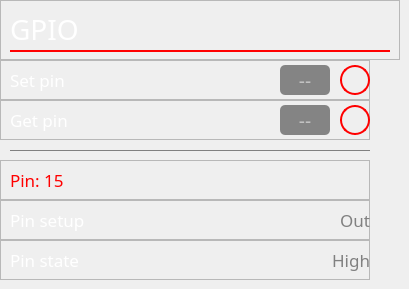
    <widget class="QWidget" name="page_gpio">
     <widget class="QFrame" name="p_gpio_title">
      <property name="geometry">
       <rect>
        <x>0</x>
        <y>0</y>
        <width>400</width>
        <height>60</height>
       </rect>
      </property>
      <property name="frameShape">
       <enum>QFrame::StyledPanel</enum>
      </property>
      <property name="frameShadow">
       <enum>QFrame::Raised</enum>
      </property>
      <widget class="QLabel" name="label_64">
       <property name="geometry">
        <rect>
         <x>10</x>
         <y>10</y>
         <width>380</width>
         <height>40</height>
        </rect>
       </property>
       <property name="font">
        <font>
         <family>Bahnschrift SemiLight</family>
         <pointsize>21</pointsize>
        </font>
       </property>
       <property name="styleSheet">
        <string notr="true">color:white;</string>
       </property>
       <property name="text">
        <string>GPIO</string>
       </property>
       <property name="alignment">
        <set>Qt::AlignLeading|Qt::AlignLeft|Qt::AlignTop</set>
       </property>
      </widget>
      <widget class="Line" name="line_21">
       <property name="geometry">
        <rect>
         <x>10</x>
         <y>50</y>
         <width>380</width>
         <height>2</height>
        </rect>
       </property>
       <property name="styleSheet">
        <string notr="true">background:red;
border:none;</string>
       </property>
       <property name="frameShadow">
        <enum>QFrame::Plain</enum>
       </property>
       <property name="orientation">
        <enum>Qt::Horizontal</enum>
       </property>
      </widget>
     </widget>
     <widget class="QFrame" name="p_gpio_setPin">
      <property name="geometry">
       <rect>
        <x>0</x>
        <y>60</y>
        <width>370</width>
        <height>40</height>
       </rect>
      </property>
      <property name="frameShape">
       <enum>QFrame::StyledPanel</enum>
      </property>
      <property name="frameShadow">
       <enum>QFrame::Raised</enum>
      </property>
      <widget class="QLineEdit" name="bearing_gpioSetInput">
       <property name="geometry">
        <rect>
         <x>280</x>
         <y>5</y>
         <width>50</width>
         <height>30</height>
        </rect>
       </property>
       <property name="font">
        <font>
         <family>Bahnschrift SemiLight</family>
         <pointsize>14</pointsize>
        </font>
       </property>
       <property name="styleSheet">
        <string notr="true">QLineEdit{
	border:none;
	color:white;
	background:rgba(57, 57, 57, 150);
	border-radius:5px;
}

QLineEdit:focus{
	
	
	border:1px solid rgb(97, 97, 97);
}</string>
       </property>
       <property name="maxLength">
        <number>3</number>
       </property>
       <property name="alignment">
        <set>Qt::AlignCenter</set>
       </property>
       <property name="placeholderText">
        <string>--</string>
       </property>
      </widget>
      <widget class="QLabel" name="label_65">
       <property name="geometry">
        <rect>
         <x>10</x>
         <y>5</y>
         <width>240</width>
         <height>30</height>
        </rect>
       </property>
       <property name="maximumSize">
        <size>
         <width>250</width>
         <height>16777215</height>
        </size>
       </property>
       <property name="font">
        <font>
         <family>Bahnschrift SemiLight</family>
         <pointsize>13</pointsize>
        </font>
       </property>
       <property name="styleSheet">
        <string notr="true">color:white;</string>
       </property>
       <property name="text">
        <string>Set pin</string>
       </property>
      </widget>
      <widget class="QPushButton" name="bearing_gpioSetButton">
       <property name="geometry">
        <rect>
         <x>340</x>
         <y>5</y>
         <width>30</width>
         <height>30</height>
        </rect>
       </property>
       <property name="styleSheet">
        <string notr="true">QPushButton{

	background:transparent;
	border:2px solid red;
	border-radius:15px;
}
QPushButton:pressed{
	background:red;
}</string>
       </property>
       <property name="text">
        <string/>
       </property>
       <property name="icon">
        <iconset resource="../../resources.qrc">
         <normaloff>:/icons_white/Resources/Icons/png-white/fi-rr-arrow-small-right.png</normaloff>:/icons_white/Resources/Icons/png-white/fi-rr-arrow-small-right.png</iconset>
       </property>
       <property name="iconSize">
        <size>
         <width>18</width>
         <height>18</height>
        </size>
       </property>
      </widget>
     </widget>
     <widget class="QFrame" name="p_gpio_setPin_2">
      <property name="geometry">
       <rect>
        <x>0</x>
        <y>100</y>
        <width>370</width>
        <height>40</height>
       </rect>
      </property>
      <property name="frameShape">
       <enum>QFrame::StyledPanel</enum>
      </property>
      <property name="frameShadow">
       <enum>QFrame::Raised</enum>
      </property>
      <widget class="QLineEdit" name="bearing_gpioGetInput">
       <property name="geometry">
        <rect>
         <x>280</x>
         <y>5</y>
         <width>50</width>
         <height>30</height>
        </rect>
       </property>
       <property name="font">
        <font>
         <family>Bahnschrift SemiLight</family>
         <pointsize>14</pointsize>
        </font>
       </property>
       <property name="styleSheet">
        <string notr="true">QLineEdit{
	border:none;
	color:white;
	background:rgba(57, 57, 57, 150);
	border-radius:5px;
}

QLineEdit:focus{
	
	
	border:1px solid rgb(97, 97, 97);
}</string>
       </property>
       <property name="maxLength">
        <number>3</number>
       </property>
       <property name="alignment">
        <set>Qt::AlignCenter</set>
       </property>
       <property name="placeholderText">
        <string>--</string>
       </property>
      </widget>
      <widget class="QLabel" name="label_66">
       <property name="geometry">
        <rect>
         <x>10</x>
         <y>5</y>
         <width>240</width>
         <height>30</height>
        </rect>
       </property>
       <property name="maximumSize">
        <size>
         <width>250</width>
         <height>16777215</height>
        </size>
       </property>
       <property name="font">
        <font>
         <family>Bahnschrift SemiLight</family>
         <pointsize>13</pointsize>
        </font>
       </property>
       <property name="styleSheet">
        <string notr="true">color:white;</string>
       </property>
       <property name="text">
        <string>Get pin</string>
       </property>
      </widget>
      <widget class="QPushButton" name="bearing_gpioGetButton">
       <property name="geometry">
        <rect>
         <x>340</x>
         <y>5</y>
         <width>30</width>
         <height>30</height>
        </rect>
       </property>
       <property name="styleSheet">
        <string notr="true">QPushButton{

	background:transparent;
	border:2px solid red;
	border-radius:15px;
}
QPushButton:pressed{
	background:red;
}</string>
       </property>
       <property name="text">
        <string/>
       </property>
       <property name="icon">
        <iconset resource="../../resources.qrc">
         <normaloff>:/icons_white/Resources/Icons/png-white/fi-rr-arrow-small-right.png</normaloff>:/icons_white/Resources/Icons/png-white/fi-rr-arrow-small-right.png</iconset>
       </property>
       <property name="iconSize">
        <size>
         <width>18</width>
         <height>18</height>
        </size>
       </property>
      </widget>
     </widget>
     <widget class="QFrame" name="frame_8">
      <property name="geometry">
       <rect>
        <x>0</x>
        <y>140</y>
        <width>370</width>
        <height>20</height>
       </rect>
      </property>
      <widget class="Line" name="line_3">
       <property name="geometry">
        <rect>
         <x>10</x>
         <y>10</y>
         <width>360</width>
         <height>1</height>
        </rect>
       </property>
       <property name="styleSheet">
        <string notr="true">border:none;
background:gray;</string>
       </property>
       <property name="frameShadow">
        <enum>QFrame::Plain</enum>
       </property>
       <property name="orientation">
        <enum>Qt::Horizontal</enum>
       </property>
      </widget>
     </widget>
     <widget class="QFrame" name="frame_9">
      <property name="geometry">
       <rect>
        <x>0</x>
        <y>200</y>
        <width>370</width>
        <height>40</height>
       </rect>
      </property>
      <property name="frameShape">
       <enum>QFrame::StyledPanel</enum>
      </property>
      <property name="frameShadow">
       <enum>QFrame::Raised</enum>
      </property>
      <widget class="QLabel" name="label_10">
       <property name="geometry">
        <rect>
         <x>10</x>
         <y>0</y>
         <width>190</width>
         <height>40</height>
        </rect>
       </property>
       <property name="font">
        <font>
         <family>Bahnschrift SemiLight</family>
         <pointsize>13</pointsize>
        </font>
       </property>
       <property name="styleSheet">
        <string notr="true">QLabel{
	color:white;
}</string>
       </property>
       <property name="text">
        <string>Pin setup</string>
       </property>
      </widget>
      <widget class="QLabel" name="label_12">
       <property name="geometry">
        <rect>
         <x>190</x>
         <y>0</y>
         <width>180</width>
         <height>40</height>
        </rect>
       </property>
       <property name="font">
        <font>
         <family>Bahnschrift SemiLight</family>
         <pointsize>13</pointsize>
        </font>
       </property>
       <property name="styleSheet">
        <string notr="true">QLabel{
	color:gray;
}</string>
       </property>
       <property name="text">
        <string>Out</string>
       </property>
       <property name="alignment">
        <set>Qt::AlignRight|Qt::AlignTrailing|Qt::AlignVCenter</set>
       </property>
      </widget>
     </widget>
     <widget class="QFrame" name="frame_22">
      <property name="geometry">
       <rect>
        <x>0</x>
        <y>240</y>
        <width>370</width>
        <height>40</height>
       </rect>
      </property>
      <property name="frameShape">
       <enum>QFrame::StyledPanel</enum>
      </property>
      <property name="frameShadow">
       <enum>QFrame::Raised</enum>
      </property>
      <widget class="QLabel" name="label_15">
       <property name="geometry">
        <rect>
         <x>10</x>
         <y>0</y>
         <width>190</width>
         <height>40</height>
        </rect>
       </property>
       <property name="font">
        <font>
         <family>Bahnschrift SemiLight</family>
         <pointsize>13</pointsize>
        </font>
       </property>
       <property name="styleSheet">
        <string notr="true">QLabel{
	color:white;
}</string>
       </property>
       <property name="text">
        <string>Pin state</string>
       </property>
      </widget>
      <widget class="QLabel" name="label_16">
       <property name="geometry">
        <rect>
         <x>190</x>
         <y>0</y>
         <width>180</width>
         <height>40</height>
        </rect>
       </property>
       <property name="font">
        <font>
         <family>Bahnschrift SemiLight</family>
         <pointsize>13</pointsize>
        </font>
       </property>
       <property name="styleSheet">
        <string notr="true">QLabel{
	color:gray;
}</string>
       </property>
       <property name="text">
        <string>High</string>
       </property>
       <property name="alignment">
        <set>Qt::AlignRight|Qt::AlignTrailing|Qt::AlignVCenter</set>
       </property>
      </widget>
     </widget>
     <widget class="QFrame" name="frame_28">
      <property name="geometry">
       <rect>
        <x>0</x>
        <y>160</y>
        <width>370</width>
        <height>40</height>
       </rect>
      </property>
      <property name="frameShape">
       <enum>QFrame::StyledPanel</enum>
      </property>
      <property name="frameShadow">
       <enum>QFrame::Raised</enum>
      </property>
      <widget class="QLabel" name="label_4">
       <property name="geometry">
        <rect>
         <x>10</x>
         <y>5</y>
         <width>270</width>
         <height>30</height>
        </rect>
       </property>
       <property name="maximumSize">
        <size>
         <width>9999999</width>
         <height>16777215</height>
        </size>
       </property>
       <property name="font">
        <font>
         <family>Bahnschrift SemiLight</family>
         <pointsize>13</pointsize>
        </font>
       </property>
       <property name="styleSheet">
        <string notr="true">color:red;</string>
       </property>
       <property name="text">
        <string>Pin: 15</string>
       </property>
      </widget>
     </widget>
    </widget>
